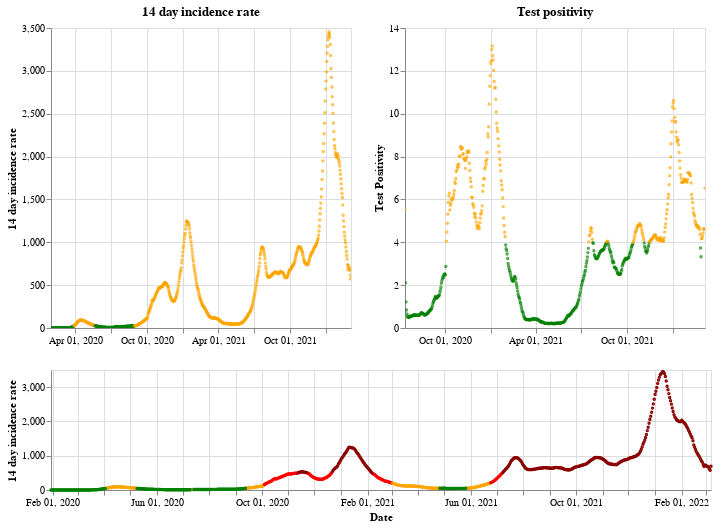

The notebook cell this image was saved under:
### Markdown cell above
## England

### Code cell
plot_traffic_light('England')

### Figure 1 — Vega-Lite specification as saved in the notebook (floating-point values rounded to 4 significant figures; data arrays with more than 128 entries replaced by an {"elided": "..."} marker saying what was removed)
{"config": {"view": {"continuousWidth": 400, "continuousHeight": 300}}, "vconcat": [{"hconcat": [{"mark": {"type": "point", "size": 2}, "encoding": {"color": {"condition": {"value": "green", "test": "(datum.twoWeeklyCasesRate <= 25)"}, "value": "orange"}, "tooltip": [{"type": "nominal", "field": "areaName"}, {"type": "temporal", "field": "date"}, {"type": "quantitative", "field": "twoWeeklyCasesRate"}, {"type": "quantitative", "field": "testPositivity"}], "x": {"type": "temporal", "axis": {"title": ""}, "field": "date", "scale": {"domain": {"selection": "DateBrush"}}, "timeUnit": "yearmonthdate"}, "y": {"type": "quantitative", "axis": {"title": "14 day incidence rate"}, "field": "twoWeeklyCasesRate"}}, "title": "14 day incidence rate", "width": 300}, {"mark": {"type": "point", "size": 2}, "encoding": {"color": {"condition": {"value": "green", "test": "(datum.testPositivity <= 4)"}, "value": "orange"}, "tooltip": [{"type": "nominal", "field": "areaName"}, {"type": "temporal", "field": "date"}, {"type": "quantitative", "field": "twoWeeklyCasesRate"}, {"type": "quantitative", "field": "testPositivity"}], "x": {"type": "temporal", "axis": {"title": ""}, "field": "date", "scale": {"domain": {"selection": "DateBrush"}}, "timeUnit": "yearmonthdate"}, "y": {"type": "quantitative", "axis": {"title": "Test Positivity"}, "field": "testPositivity"}}, "title": "Test positivity", "width": 300}]}, {"layer": [{"mark": {"type": "point", "size": 2}, "encoding": {"color": {"condition": {"value": "orange", "test": "(((datum.testPositivity < 4) && (datum.twoWeeklyCasesRate >= 50)) && (datum.twoWeeklyCasesRate < 200))"}, "value": "red"}, "opacity": {"condition": {"value": 1, "test": "((datum.twoWeeklyCasesRate >= 50) && (datum.twoWeeklyCasesRate < 500))"}, "value": 0}, "tooltip": [{"type": "nominal", "field": "areaName"}, {"type": "temporal", "field": "date"}, {"type": "quantitative", "field": "twoWeeklyCasesRate"}, {"type": "quantitative", "field": "testPositivity"}], "x": {"type": "temporal", "axis": {"title": "Date"}, "field": "date", "timeUnit": "yearmonthdate"}, "y": {"type": "quantitative", "axis": {"title": "14 day incidence rate"}, "field": "twoWeeklyCasesRate"}}, "selection": {"DateBrush": {"type": "interval", "encodings": ["x"], "fields": ["Time"]}}}, {"mark": {"type": "point", "size": 2}, "encoding": {"color": {"value": "darkred"}, "opacity": {"condition": {"value": 1, "test": "(datum.twoWeeklyCasesRate >= 500)"}, "value": 0}, "tooltip": [{"type": "nominal", "field": "areaName"}, {"type": "temporal", "field": "date"}, {"type": "quantitative", "field": "twoWeeklyCasesRate"}, {"type": "quantitative", "field": "testPositivity"}], "x": {"type": "temporal", "axis": {"title": "Date"}, "field": "date", "timeUnit": "yearmonthdate"}, "y": {"type": "quantitative", "axis": {"title": "14 day incidence rate"}, "field": "twoWeeklyCasesRate"}}}, {"mark": {"type": "point", "size": 2}, "encoding": {"color": {"condition": {"value": "green", "test": "((datum.testPositivity < 4) && (datum.twoWeeklyCasesRate < 50))"}, "value": "orange"}, "opacity": {"condition": {"value": 1, "test": "(datum.twoWeeklyCasesRate < 50)"}, "value": 0}, "tooltip": [{"type": "nominal", "field": "areaName"}, {"type": "temporal", "field": "date"}, {"type": "quantitative", "field": "twoWeeklyCasesRate"}, {"type": "quantitative", "field": "testPositivity"}], "x": {"type": "temporal", "axis": {"title": "Date"}, "field": "date", "timeUnit": "yearmonthdate"}, "y": {"type": "quantitative", "axis": {"title": "14 day incidence rate"}, "field": "twoWeeklyCasesRate"}}}], "height": 120, "width": 660}], "data": {"name": "data-da7168a422bbd35def277be0a422f0ec"}, "$schema": "https://vega.github.io/schema/vega-lite/v4.8.1.json", "datasets": {"data-da7168a422bbd35def277be0a422f0ec": {"elided": "768 records"}}}
